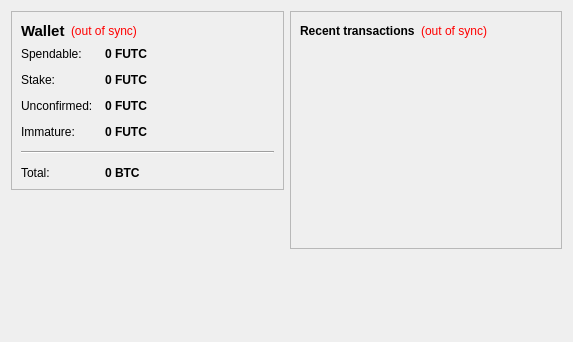
<?xml version="1.0" encoding="UTF-8"?>
<ui version="4.0">
 <class>OverviewPage</class>
 <widget class="QWidget" name="OverviewPage">
  <property name="geometry">
   <rect>
    <x>0</x>
    <y>0</y>
    <width>573</width>
    <height>342</height>
   </rect>
  </property>
  <property name="windowTitle">
   <string>Form</string>
  </property>
  <layout class="QHBoxLayout" name="horizontalLayout" stretch="1,1">
   <item>
    <layout class="QVBoxLayout" name="verticalLayout_2">
     <item>
      <widget class="QFrame" name="frame">
       <property name="frameShape">
        <enum>QFrame::StyledPanel</enum>
       </property>
       <property name="frameShadow">
        <enum>QFrame::Raised</enum>
       </property>
       <layout class="QVBoxLayout" name="verticalLayout_4">
        <item>
         <layout class="QHBoxLayout" name="horizontalLayout_4">
          <item>
           <widget class="QLabel" name="label_5">
            <property name="font">
             <font>
              <pointsize>11</pointsize>
              <weight>75</weight>
              <bold>true</bold>
             </font>
            </property>
            <property name="text">
             <string>Wallet</string>
            </property>
           </widget>
          </item>
          <item>
           <widget class="QLabel" name="labelWalletStatus">
            <property name="toolTip">
             <string>The displayed information may be out of date. Your wallet automatically synchronizes with the FutCoin network after a connection is established, but this process has not completed yet.</string>
            </property>
            <property name="styleSheet">
             <string notr="true">QLabel { color: red; }</string>
            </property>
            <property name="text">
             <string notr="true">(out of sync)</string>
            </property>
            <property name="alignment">
             <set>Qt::AlignLeading|Qt::AlignLeft|Qt::AlignVCenter</set>
            </property>
           </widget>
          </item>
          <item>
           <spacer name="horizontalSpacer_2">
            <property name="orientation">
             <enum>Qt::Horizontal</enum>
            </property>
            <property name="sizeHint" stdset="0">
             <size>
              <width>40</width>
              <height>20</height>
             </size>
            </property>
           </spacer>
          </item>
         </layout>
        </item>
        <item>
         <layout class="QFormLayout" name="formLayout_2">
          <property name="fieldGrowthPolicy">
           <enum>QFormLayout::AllNonFixedFieldsGrow</enum>
          </property>
          <property name="horizontalSpacing">
           <number>12</number>
          </property>
          <property name="verticalSpacing">
           <number>12</number>
          </property>
          <item row="0" column="0">
           <widget class="QLabel" name="label">
            <property name="text">
             <string>Spendable:</string>
            </property>
           </widget>
          </item>
          <item row="0" column="1">
           <widget class="QLabel" name="labelBalance">
            <property name="font">
             <font>
              <weight>75</weight>
              <bold>true</bold>
             </font>
            </property>
            <property name="cursor">
             <cursorShape>IBeamCursor</cursorShape>
            </property>
            <property name="toolTip">
             <string>Your current spendable balance</string>
            </property>
            <property name="text">
             <string notr="true">0 FUTC</string>
            </property>
            <property name="textInteractionFlags">
             <set>Qt::LinksAccessibleByMouse|Qt::TextSelectableByKeyboard|Qt::TextSelectableByMouse</set>
            </property>
           </widget>
          </item>
          <item row="1" column="0">
           <widget class="QLabel" name="label_6">
            <property name="text">
             <string>Stake:</string>
            </property>
           </widget>
          </item>
          <item row="1" column="1">
           <widget class="QLabel" name="labelStake">
            <property name="font">
             <font>
              <weight>75</weight>
              <bold>true</bold>
             </font>
            </property>
            <property name="cursor">
             <cursorShape>IBeamCursor</cursorShape>
            </property>
            <property name="toolTip">
             <string>Total of coins that was staked, and do not yet count toward the current balance</string>
            </property>
            <property name="text">
             <string notr="true">0 FUTC</string>
            </property>
            <property name="textInteractionFlags">
             <set>Qt::LinksAccessibleByMouse|Qt::TextSelectableByKeyboard|Qt::TextSelectableByMouse</set>
            </property>
           </widget>
          </item>
          <item row="2" column="0">
           <widget class="QLabel" name="label_3">
            <property name="text">
             <string>Unconfirmed:</string>
            </property>
           </widget>
          </item>
          <item row="2" column="1">
           <widget class="QLabel" name="labelUnconfirmed">
            <property name="font">
             <font>
              <weight>75</weight>
              <bold>true</bold>
             </font>
            </property>
            <property name="cursor">
             <cursorShape>IBeamCursor</cursorShape>
            </property>
            <property name="toolTip">
             <string>Total of transactions that have yet to be confirmed, and do not yet count toward the current balance</string>
            </property>
            <property name="text">
             <string notr="true">0 FUTC</string>
            </property>
            <property name="textInteractionFlags">
             <set>Qt::LinksAccessibleByMouse|Qt::TextSelectableByKeyboard|Qt::TextSelectableByMouse</set>
            </property>
           </widget>
          </item>
          <item row="3" column="0">
           <widget class="QLabel" name="labelImmatureText">
            <property name="text">
             <string>Immature:</string>
            </property>
           </widget>
          </item>
          <item row="3" column="1">
           <widget class="QLabel" name="labelImmature">
            <property name="font">
             <font>
              <weight>75</weight>
              <bold>true</bold>
             </font>
            </property>
            <property name="toolTip">
             <string>Mined balance that has not yet matured</string>
            </property>
            <property name="text">
             <string notr="true">0 FUTC</string>
            </property>
            <property name="textInteractionFlags">
             <set>Qt::LinksAccessibleByMouse|Qt::TextSelectableByKeyboard|Qt::TextSelectableByMouse</set>
            </property>
           </widget>
          </item>
          <item row="4" column="0" colspan="2">
           <widget class="Line" name="line">
            <property name="orientation">
             <enum>Qt::Horizontal</enum>
            </property>
           </widget>
          </item>
          <item row="5" column="0">
           <widget class="QLabel" name="labelTotalText">
            <property name="text">
             <string>Total:</string>
            </property>
           </widget>
          </item>
          <item row="5" column="1">
           <widget class="QLabel" name="labelTotal">
            <property name="font">
             <font>
              <weight>75</weight>
              <bold>true</bold>
             </font>
            </property>
            <property name="cursor">
             <cursorShape>IBeamCursor</cursorShape>
            </property>
            <property name="toolTip">
             <string>Your current total balance</string>
            </property>
            <property name="text">
             <string notr="true">0 BTC</string>
            </property>
            <property name="textInteractionFlags">
             <set>Qt::LinksAccessibleByMouse|Qt::TextSelectableByKeyboard|Qt::TextSelectableByMouse</set>
            </property>
           </widget>
          </item>
         </layout>
        </item>
       </layout>
      </widget>
     </item>
     <item>
      <spacer name="verticalSpacer_3">
       <property name="orientation">
        <enum>Qt::Vertical</enum>
       </property>
       <property name="sizeHint" stdset="0">
        <size>
         <width>20</width>
         <height>40</height>
        </size>
       </property>
      </spacer>
     </item>
     <item>
      <widget class="QLabel" name="label_2">
       <property name="text">
        <string/>
       </property>
       <property name="pixmap">
        <pixmap resource="../bitcoin.qrc">:/images/backg</pixmap>
       </property>
       <property name="scaledContents">
        <bool>false</bool>
       </property>
       <property name="alignment">
        <set>Qt::AlignCenter</set>
       </property>
      </widget>
     </item>
     <item>
      <spacer name="verticalSpacer">
       <property name="orientation">
        <enum>Qt::Vertical</enum>
       </property>
       <property name="sizeHint" stdset="0">
        <size>
         <width>20</width>
         <height>40</height>
        </size>
       </property>
      </spacer>
     </item>
    </layout>
   </item>
   <item>
    <layout class="QVBoxLayout" name="verticalLayout_3">
     <item>
      <widget class="QFrame" name="frame_2">
       <property name="frameShape">
        <enum>QFrame::StyledPanel</enum>
       </property>
       <property name="frameShadow">
        <enum>QFrame::Raised</enum>
       </property>
       <layout class="QVBoxLayout" name="verticalLayout">
        <item>
         <layout class="QHBoxLayout" name="horizontalLayout_2">
          <item>
           <widget class="QLabel" name="label_4">
            <property name="text">
             <string>&lt;b&gt;Recent transactions&lt;/b&gt;</string>
            </property>
           </widget>
          </item>
          <item>
           <widget class="QLabel" name="labelTransactionsStatus">
            <property name="toolTip">
             <string>The displayed information may be out of date. Your wallet automatically synchronizes with the FutCoin network after a connection is established, but this process has not completed yet.</string>
            </property>
            <property name="styleSheet">
             <string notr="true">QLabel { color: red; }</string>
            </property>
            <property name="text">
             <string notr="true">(out of sync)</string>
            </property>
            <property name="alignment">
             <set>Qt::AlignRight|Qt::AlignTrailing|Qt::AlignVCenter</set>
            </property>
           </widget>
          </item>
          <item>
           <spacer name="horizontalSpacer">
            <property name="orientation">
             <enum>Qt::Horizontal</enum>
            </property>
            <property name="sizeHint" stdset="0">
             <size>
              <width>40</width>
              <height>20</height>
             </size>
            </property>
           </spacer>
          </item>
         </layout>
        </item>
        <item>
         <widget class="QListView" name="listTransactions">
          <property name="styleSheet">
           <string notr="true">QListView { background: transparent; }</string>
          </property>
          <property name="frameShape">
           <enum>QFrame::NoFrame</enum>
          </property>
          <property name="verticalScrollBarPolicy">
           <enum>Qt::ScrollBarAlwaysOff</enum>
          </property>
          <property name="horizontalScrollBarPolicy">
           <enum>Qt::ScrollBarAlwaysOff</enum>
          </property>
          <property name="selectionMode">
           <enum>QAbstractItemView::NoSelection</enum>
          </property>
         </widget>
        </item>
       </layout>
      </widget>
     </item>
     <item>
      <spacer name="verticalSpacer_2">
       <property name="orientation">
        <enum>Qt::Vertical</enum>
       </property>
       <property name="sizeHint" stdset="0">
        <size>
         <width>20</width>
         <height>40</height>
        </size>
       </property>
      </spacer>
     </item>
    </layout>
   </item>
  </layout>
 </widget>
 <resources>
  <include location="../bitcoin.qrc"/>
 </resources>
 <connections/>
</ui>
